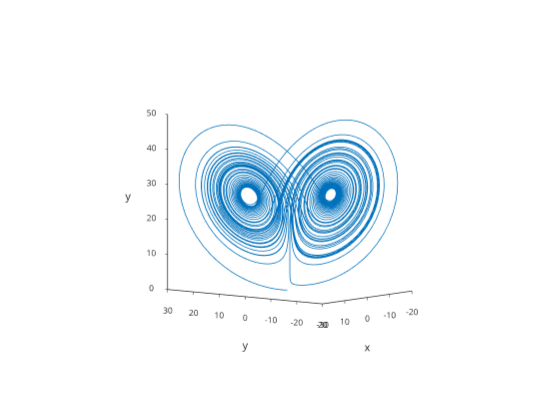

Here is the notebook cell this chart was saved with:
### Markdown cell above
Let's create the Lorenz63 problem and solve it using the default parameters and intial conditions:

### Code cell
% Create a problem object
problem = otp.lorenz63.presets.Canonical;

% Solve the problem
sol = problem.solve('RelTol', 1e-10);

% Plot the solution
problem.plotPhaseSpace(sol);

### Figure 1 — Plotly figure (JSON) as saved in the notebook; plotly's stock layout.template omitted (floating-point values rounded to 4 significant figures; data arrays with more than 128 entries replaced by an {"elided": "..."} marker saying what was removed)
{"data": [{"line": {"color": "rgb(0,113,188)", "dash": "solid", "width": 1.5}, "marker": {"color": "rgb(0,113,188)", "line": {"color": "rgb(0,113,188)"}, "size": 2, "symbol": "none"}, "mode": "lines", "name": "", "scene": "scene", "showlegend": false, "type": "scatter3d", "visibility": true, "x": {"elided": "4027 float values"}, "y": {"elided": "4027 float values"}, "z": {"elided": "4027 float values"}}], "layout": {"height": 420, "hovermode": "closest", "margin": {"b": 0, "l": 0, "r": 0, "t": 0}, "plot_bgcolor": "rgba(0, 0, 0, 0)", "scene": {"camera": {"up": {"x": 0, "y": 0, "z": 1}, "center": {"x": 0, "y": 0, "z": 0}, "eye": {"x": 1.676, "y": -1.348, "z": -0.2498}, "projection": {"type": "orthographic"}}, "domain": {"x": [0.13, 0.905], "y": [0.11, 0.925]}, "xaxis": {"autorange": false, "exponentformat": "none", "gridcolor": "", "gridwidth": 1.5, "linecolor": "rgb(38,38,38)", "linewidth": 1.5, "mirror": false, "range": [20, -20], "showgrid": false, "showline": true, "side": "bottom", "spikedash": "solid", "spikemode": "across", "spikesides": false, "spikethickness": 1, "tickangle": 0, "tickcolor": "rgb(38,38,38)", "tickfont": {"color": "rgb(38,38,38)", "size": 10}, "ticklen": 3, "ticks": "outside", "ticktext": ["-20", "-10", "0", "10", "20"], "tickvals": [-20, -10, 0, 10, 20], "title": {"font": {"color": "rgb(38,38,38)", "size": 11}, "text": "x"}, "type": "linear", "visible": true, "zeroline": false}, "yaxis": {"autorange": false, "exponentformat": "none", "gridcolor": "", "gridwidth": 1.5, "linecolor": "rgb(38,38,38)", "linewidth": 1.5, "mirror": false, "range": [30, -30], "showgrid": false, "showline": true, "side": "left", "spikedash": "solid", "spikemode": "across", "spikesides": false, "spikethickness": 1, "tickangle": 0, "tickcolor": "rgb(38,38,38)", "tickfont": {"color": "rgb(38,38,38)", "size": 10}, "ticklen": 3, "ticks": "outside", "ticktext": ["-30", "-20", "-10", "0", "10", "20", "30"], "tickvals": [-30, -20, -10, 0, 10, 20, 30], "title": {"font": {"color": "rgb(38,38,38)", "size": 11}, "text": "y"}, "type": "linear", "visible": true, "zeroline": false}, "zaxis": {"autorange": false, "exponentformat": "none", "gridcolor": "", "gridwidth": 1.5, "linecolor": "rgb(38,38,38)", "linewidth": 1.5, "mirror": false, "range": [0, 50], "showgrid": false, "showline": true, "side": "none", "spikedash": "solid", "spikemode": "across", "spikesides": false, "spikethickness": 1, "tickangle": 0, "tickcolor": "rgb(38,38,38)", "tickfont": {"color": "rgb(38,38,38)", "size": 10}, "ticklen": 3, "ticks": "outside", "ticktext": ["0", "10", "20", "30", "40", "50"], "tickvals": [0, 10, 20, 30, 40, 50], "title": {"font": {"color": "rgb(38,38,38)", "size": 11}, "text": "y"}, "type": "linear", "visible": true, "zeroline": false}, "aspectratio": {"x": 0.8357, "y": 1.162, "z": 1.03}, "aspectmode": "auto"}, "showlegend": false, "width": 560}}
